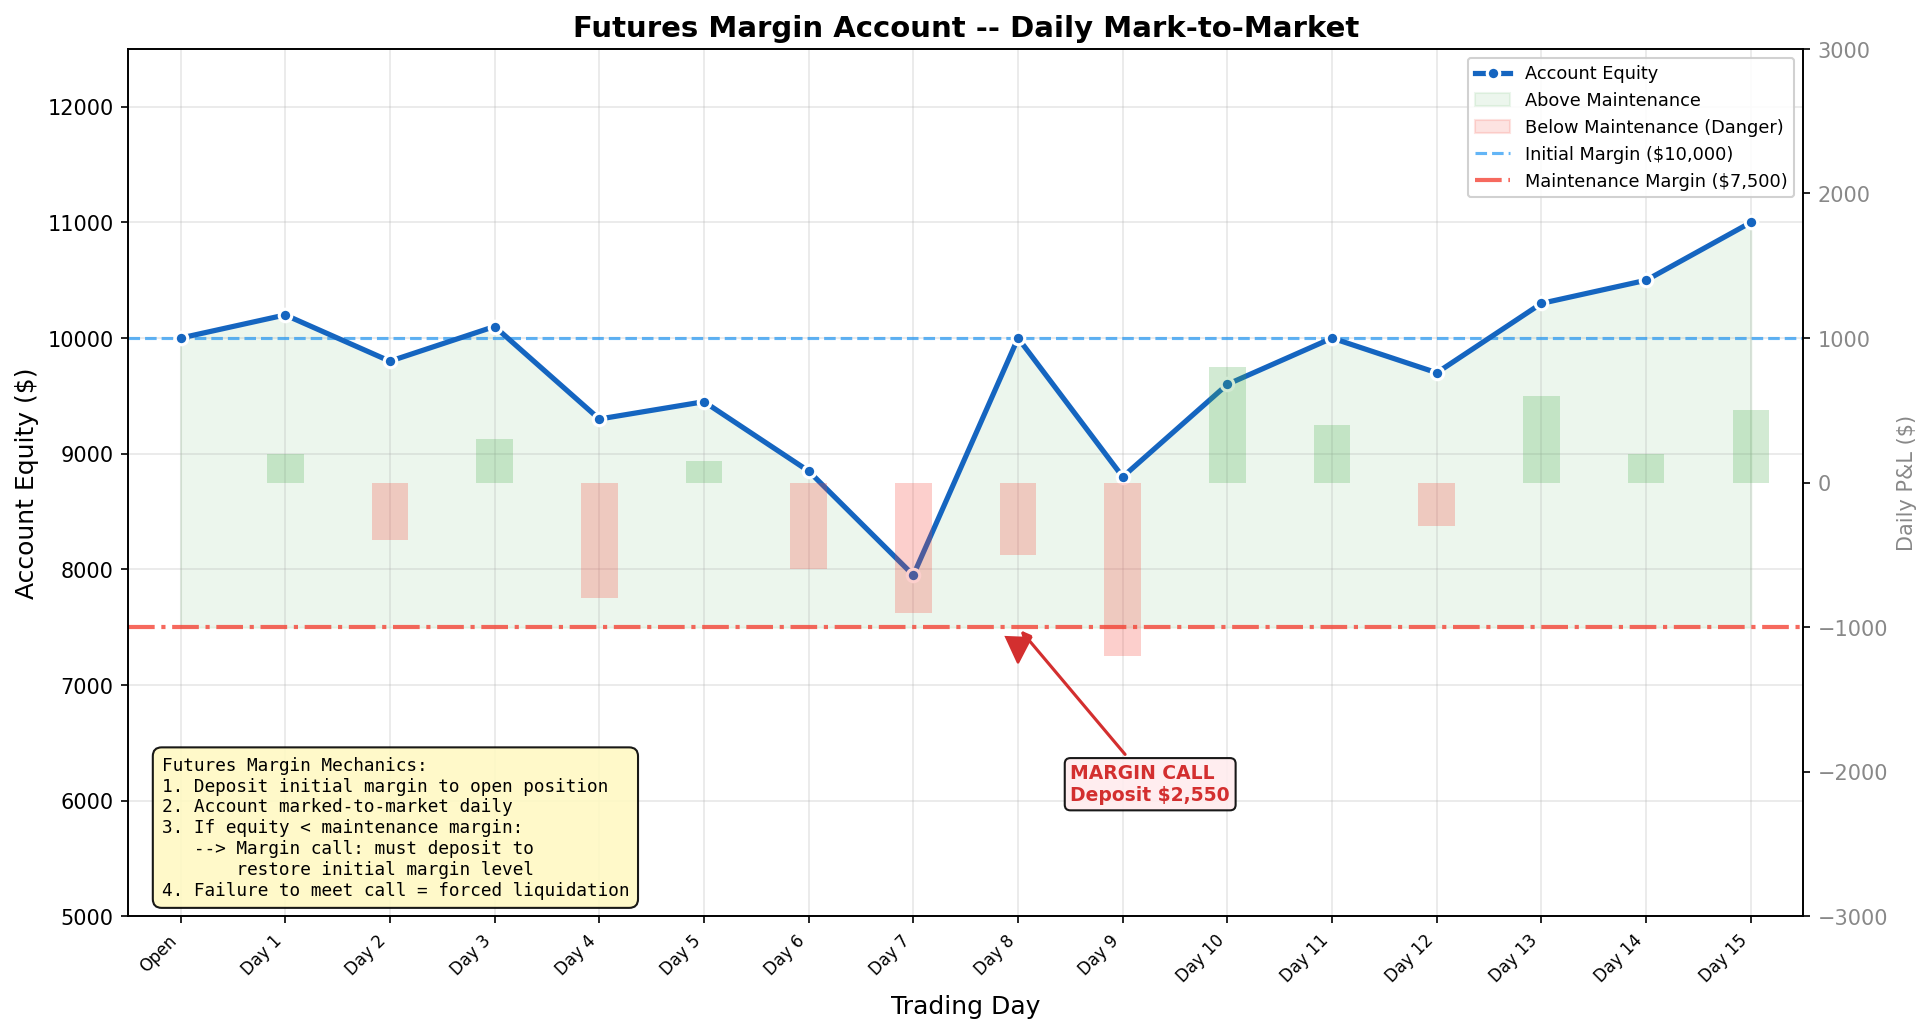

This chart was generated by the following Python code:
"""
Week 39: Futures Margin Mechanics
====================================
Diagram showing how futures margin accounts work over time:
  - Initial margin deposit
  - Daily mark-to-market P&L
  - Maintenance margin level
  - Margin call trigger when equity drops below maintenance

Output: week39_futures_margin.png
"""

import numpy as np
import matplotlib.pyplot as plt

# -------------------------------------------------------------------
# Parameters
# -------------------------------------------------------------------
initial_margin = 10000       # initial margin deposit
maintenance_margin = 7500    # maintenance margin level
contract_value = 50000       # notional value of the futures contract

# Simulated daily P&L over 15 trading days
# (designed to trigger a margin call around day 9-10)
daily_pnl = np.array([
    200, -400, 300, -800, 150,     # days 1-5
    -600, -900, -500, -1200, 800,  # days 6-10 (margin call after day 9)
    400, -300, 600, 200, 500       # days 11-15 (recovery)
])

num_days = len(daily_pnl)
days = np.arange(0, num_days + 1)  # day 0 = deposit day

# -------------------------------------------------------------------
# Compute account equity over time (with margin call top-ups)
# -------------------------------------------------------------------
equity = [initial_margin]
margin_calls = []          # (day, amount) pairs
margin_call_days = []      # for plotting markers

for i, pnl in enumerate(daily_pnl):
    new_equity = equity[-1] + pnl

    # Check if margin call triggered
    if new_equity < maintenance_margin:
        top_up = initial_margin - new_equity  # restore to initial
        margin_calls.append((i + 1, top_up))
        margin_call_days.append(i + 1)
        new_equity = initial_margin  # after top-up

    equity.append(new_equity)

equity = np.array(equity)

# -------------------------------------------------------------------
# Plotting
# -------------------------------------------------------------------
fig, ax = plt.subplots(figsize=(13, 7))

# Account equity line
ax.plot(days, equity, color="#1565C0", linewidth=2.5, marker="o",
        markersize=6, markerfacecolor="#1565C0", markeredgecolor="white",
        markeredgewidth=1.5, label="Account Equity", zorder=5)

# Fill between equity and maintenance margin
ax.fill_between(days, maintenance_margin, equity,
                where=equity >= maintenance_margin,
                color="#4CAF50", alpha=0.10, label="Above Maintenance")
ax.fill_between(days, maintenance_margin, equity,
                where=equity < maintenance_margin,
                color="#F44336", alpha=0.15, label="Below Maintenance (Danger)")

# Initial margin line
ax.axhline(initial_margin, color="#2196F3", linewidth=1.5, linestyle="--",
           alpha=0.7, label=f"Initial Margin (${initial_margin:,})")

# Maintenance margin line
ax.axhline(maintenance_margin, color="#F44336", linewidth=2, linestyle="-.",
           alpha=0.8, label=f"Maintenance Margin (${maintenance_margin:,})")

# Margin call markers and annotations
for day, amount in margin_calls:
    ax.annotate(
        f"MARGIN CALL\nDeposit ${amount:,.0f}",
        xy=(day, maintenance_margin),
        xytext=(day + 0.5, maintenance_margin - 1500),
        fontsize=9, fontweight="bold", color="#D32F2F",
        arrowprops=dict(arrowstyle="->", color="#D32F2F", lw=1.5),
        bbox=dict(boxstyle="round,pad=0.3", facecolor="#FFEBEE", alpha=0.9),
    )
    # Show the equity before top-up
    pre_topup = equity[day] - (initial_margin - (equity[day]))
    ax.plot(day, maintenance_margin - 200, "v", color="#D32F2F",
            markersize=12, zorder=6)

# Daily P&L bar chart (secondary, subtle)
ax2 = ax.twinx()
bar_colors = ["#4CAF50" if p >= 0 else "#F44336" for p in daily_pnl]
ax2.bar(days[1:], daily_pnl, width=0.35, alpha=0.25, color=bar_colors,
        edgecolor="none", label="Daily P&L")
ax2.set_ylabel("Daily P&L ($)", fontsize=10, color="#888")
ax2.tick_params(axis="y", labelcolor="#888")
ax2.set_ylim(-3000, 3000)

# Mechanics explanation box
mechanics_text = (
    "Futures Margin Mechanics:\n"
    "1. Deposit initial margin to open position\n"
    "2. Account marked-to-market daily\n"
    "3. If equity < maintenance margin:\n"
    "   --> Margin call: must deposit to\n"
    "       restore initial margin level\n"
    "4. Failure to meet call = forced liquidation"
)
ax.text(0.02, 0.02, mechanics_text, transform=ax.transAxes, fontsize=8.5,
        verticalalignment="bottom", fontfamily="monospace",
        bbox=dict(boxstyle="round,pad=0.5", facecolor="#FFF9C4", alpha=0.9))

# Day labels
ax.set_xticks(days)
ax.set_xticklabels([f"Day {d}" if d > 0 else "Open" for d in days],
                   fontsize=8, rotation=45, ha="right")

# Combined legend
lines1, labels1 = ax.get_legend_handles_labels()
ax.legend(lines1, labels1, loc="upper right", fontsize=8.5, framealpha=0.9)

# Labels and formatting
ax.set_title("Futures Margin Account -- Daily Mark-to-Market",
             fontsize=14, fontweight="bold")
ax.set_xlabel("Trading Day", fontsize=12)
ax.set_ylabel("Account Equity ($)", fontsize=12)
ax.grid(True, alpha=0.3)
ax.set_ylim(5000, 12500)
ax.set_xlim(-0.5, num_days + 0.5)

plt.tight_layout()
plt.savefig("B:/chanmainvest/tutorial/course/animation/week39_futures_margin.png",
            dpi=150, bbox_inches="tight")
plt.close()
print("Saved week39_futures_margin.png")
